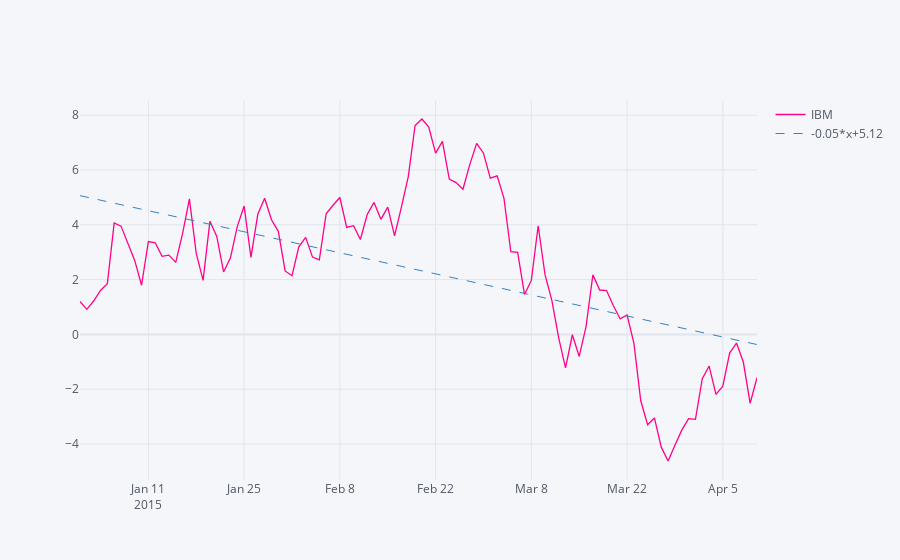

This figure's notebook cell:
### Markdown cell above
### Customizing Colors

We can pass any color (either by Hex, RGB or Text *)  

*Text values are specified in the cufflinks.colors modules

### Code cell
df['IBM'].iplot(filename='IBM Returns - colors',bestfit=True,colors=['pink'],bestfit_colors=['blue'])
